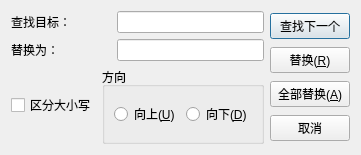
<?xml version="1.0" encoding="UTF-8"?>
<ui version="4.0">
 <class>ReplaceDialog</class>
 <widget class="QDialog" name="ReplaceDialog">
  <property name="geometry">
   <rect>
    <x>0</x>
    <y>0</y>
    <width>360</width>
    <height>155</height>
   </rect>
  </property>
  <property name="maximumSize">
   <size>
    <width>360</width>
    <height>155</height>
   </size>
  </property>
  <property name="windowTitle">
   <string>替换</string>
  </property>
  <layout class="QHBoxLayout" name="horizontalLayout_5">
   <item>
    <layout class="QVBoxLayout" name="verticalLayout_2">
     <item>
      <layout class="QHBoxLayout" name="horizontalLayout">
       <item>
        <widget class="QLabel" name="label">
         <property name="sizePolicy">
          <sizepolicy hsizetype="Fixed" vsizetype="Fixed">
           <horstretch>0</horstretch>
           <verstretch>0</verstretch>
          </sizepolicy>
         </property>
         <property name="minimumSize">
          <size>
           <width>100</width>
           <height>0</height>
          </size>
         </property>
         <property name="maximumSize">
          <size>
           <width>100</width>
           <height>16777215</height>
          </size>
         </property>
         <property name="text">
          <string>查找目标：</string>
         </property>
        </widget>
       </item>
       <item>
        <widget class="QLineEdit" name="searchText"/>
       </item>
      </layout>
     </item>
     <item>
      <layout class="QHBoxLayout" name="horizontalLayout_2">
       <item>
        <widget class="QLabel" name="label_2">
         <property name="sizePolicy">
          <sizepolicy hsizetype="Fixed" vsizetype="Fixed">
           <horstretch>0</horstretch>
           <verstretch>0</verstretch>
          </sizepolicy>
         </property>
         <property name="minimumSize">
          <size>
           <width>100</width>
           <height>0</height>
          </size>
         </property>
         <property name="maximumSize">
          <size>
           <width>100</width>
           <height>16777215</height>
          </size>
         </property>
         <property name="text">
          <string>替换为：</string>
         </property>
        </widget>
       </item>
       <item>
        <widget class="QLineEdit" name="targetText"/>
       </item>
      </layout>
     </item>
     <item>
      <layout class="QHBoxLayout" name="horizontalLayout_4">
       <item>
        <widget class="QCheckBox" name="cbCaseSensetive">
         <property name="text">
          <string>区分大小写</string>
         </property>
        </widget>
       </item>
       <item>
        <widget class="QGroupBox" name="groupBox">
         <property name="title">
          <string>方向</string>
         </property>
         <layout class="QHBoxLayout" name="horizontalLayout_3">
          <item>
           <widget class="QRadioButton" name="rbUp">
            <property name="text">
             <string>向上(&amp;U)</string>
            </property>
           </widget>
          </item>
          <item>
           <widget class="QRadioButton" name="rbDown">
            <property name="text">
             <string>向下(&amp;D)</string>
            </property>
           </widget>
          </item>
         </layout>
        </widget>
       </item>
      </layout>
     </item>
    </layout>
   </item>
   <item>
    <layout class="QVBoxLayout" name="verticalLayout">
     <item>
      <widget class="QPushButton" name="btFindNext">
       <property name="text">
        <string>查找下一个</string>
       </property>
      </widget>
     </item>
     <item>
      <widget class="QPushButton" name="btReplace">
       <property name="text">
        <string>替换(&amp;R)</string>
       </property>
      </widget>
     </item>
     <item>
      <widget class="QPushButton" name="btReplaceAll">
       <property name="text">
        <string>全部替换(&amp;A)</string>
       </property>
      </widget>
     </item>
     <item>
      <widget class="QPushButton" name="btCancel">
       <property name="text">
        <string>取消</string>
       </property>
      </widget>
     </item>
    </layout>
   </item>
  </layout>
 </widget>
 <resources/>
 <connections/>
</ui>
